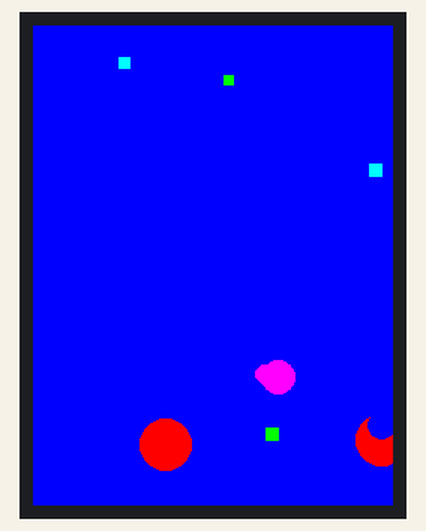
Simulated run of this sketch. Board: Arduino Uno, built with avr-gcc and run on an emulated ATmega328P. Parts: 240×320 colour display. Random numbers use the default seed unless the sketch sets one; what the sketch prints to the serial monitor is not drawn.

Above: at 0.4 s.
At 4.09 s:
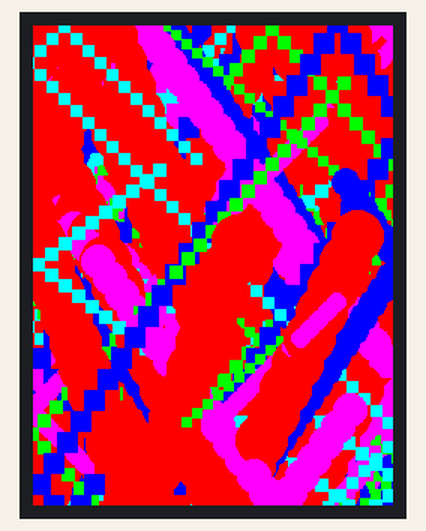
At 7.4 s:
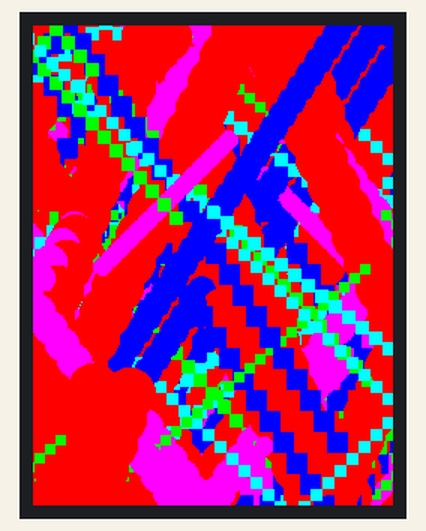
At 15.6 s:
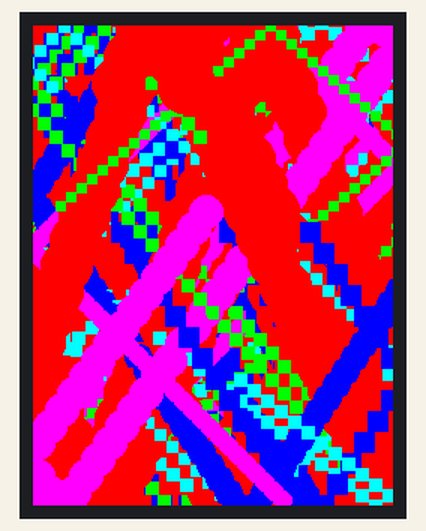
At 23.9 s:
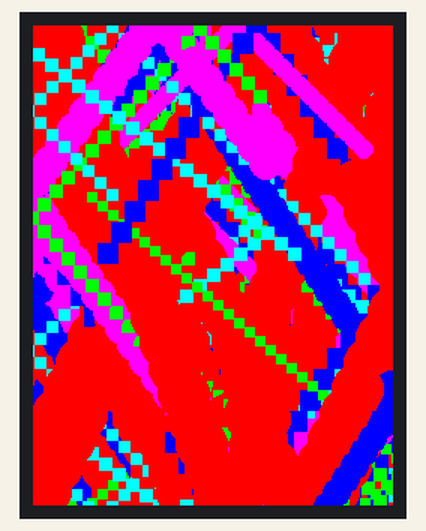
At 32.1 s:
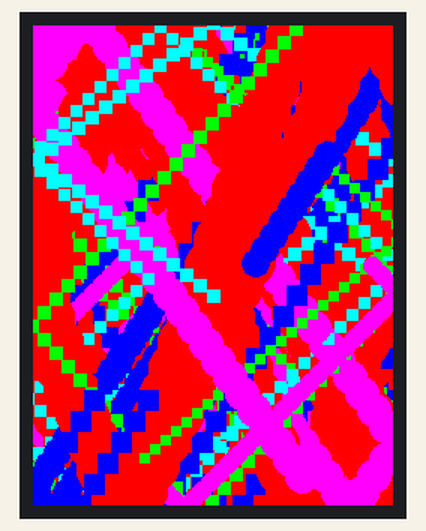

The sketch:

virtual_kaleidoscope.ino
```cpp
// IMPORTANT: ELEGOO_TFTLCD LIBRARY MUST BE SPECIFICALLY
// CONFIGURED FOR EITHER THE TFT SHIELD OR THE BREAKOUT BOARD.
// SEE RELEVANT COMMENTS IN Elegoo_TFTLCD.h FOR SETUP.
//Technical support:goodtft@163.com

#include <Elegoo_GFX.h>    // Core graphics library
#include <Elegoo_TFTLCD.h> // Hardware-specific library

// The control pins for the LCD can be assigned to any digital or
// analog pins...but we'll use the analog pins as this allows us to
// double up the pins with the touch screen (see the TFT paint example).
#define LCD_CS A3 // Chip Select goes to Analog 3
#define LCD_CD A2 // Command/Data goes to Analog 2
#define LCD_WR A1 // LCD Write goes to Analog 1
#define LCD_RD A0 // LCD Read goes to Analog 0

#define LCD_RESET A4 // Can alternately just connect to Arduino's reset pin

//Color Definitons
#define BLACK     0x0000
#define BLUE      0x001F
#define GREY      0xCE79
#define LIGHTGREY 0xDEDB
#define RED     0xF800
#define GREEN   0x07E0
#define CYAN    0x07FF
#define MAGENTA 0xF81F
#define YELLOW  0xFFE0
#define WHITE   0xFFFF

#define NUMOBJ 10

Elegoo_TFTLCD tft(LCD_CS, LCD_CD, LCD_WR, LCD_RD, LCD_RESET);

long centerx = tft.width() / 2;
long centery = tft.height() / 2;

// https://www.barth-dev.de/about-rgb565-and-how-to-convert-into-it/
// rgb 565 is required
long rgb(byte red, byte green, byte blue) {
  // return ((long)R << 16L) | ((long)G << 8L) | (long)B;
  return (((red & 0xf8)<<8) + ((green & 0xfc)<<3) + (blue>>3));
}


typedef struct
 {
     int x;
     int y;
     int r;
     float th;
     int c;
     int xinc = 1;
     int yinc=1;
     int type;
 }  object;

object objects[NUMOBJ];
long colors[8];

void setup(void) {
  Serial.begin(9600);
  Serial.print("TFT size is "); Serial.print(tft.width()); Serial.print("x"); Serial.println(tft.height());

  randomSeed(analogRead(0));

  /*
  colors[0] = rgb(164,3,31);
  colors[1] = rgb(242,220,93);
  colors[2] = rgb(98,148,96);
  colors[3] = rgb(58,68,93);
  colors[4] = rgb(5,178,220);
*/
  colors[0] = rgb(255,0,0);
  colors[1] = rgb(0,255,0);
  colors[2] = rgb(0,0,255);
  colors[3] = rgb(255,0,255);
  colors[4] = rgb(0,255,255);


  for (int i=0; i < NUMOBJ; i++) {
    objects[i].x = random(0, tft.width());
    objects[i].y = random(0, tft.height() );
    objects[i].th = random(100) / 100;
    objects[i].c = colors[  i % 5 ] ;
    objects[i].xinc = random(5,10);
    objects[i].yinc = random(5,18);
    objects[i].r = max(objects[i].xinc, objects[i].yinc);
    objects[i].type = random(0,2);
  }

  tft.reset();

  uint16_t identifier = tft.readID();
  if(identifier == 0x9325) {
    Serial.println(F("Found ILI9325 LCD driver"));
  } else if(identifier == 0x9328) {
    Serial.println(F("Found ILI9328 LCD driver"));
  } else if(identifier == 0x4535) {
    Serial.println(F("Found LGDP4535 LCD driver"));
  }else if(identifier == 0x7575) {
    Serial.println(F("Found HX8347G LCD driver"));
  } else if(identifier == 0x9341) {
    Serial.println(F("Found ILI9341 LCD driver"));
  } else if(identifier == 0x8357) {
    Serial.println(F("Found HX8357D LCD driver"));
  } else if(identifier==0x0101)
  {
    identifier=0x9341;
    Serial.println(F("Found 0x9341 LCD driver"));
  }else {
    Serial.print(F("Unknown LCD driver chip: "));
    Serial.println(identifier, HEX);
    Serial.println(F("If using the Elegoo 2.8\" TFT Arduino shield, the line:"));
    Serial.println(F("  #define USE_Elegoo_SHIELD_PINOUT"));
    Serial.println(F("should appear in the library header (Elegoo_TFT.h)."));
    Serial.println(F("If using the breakout board, it should NOT be #defined!"));
    Serial.println(F("Also if using the breakout, double-check that all wiring"));
    Serial.println(F("matches the tutorial."));
    identifier=0x9341;

  }

  tft.begin(identifier);
  tft.fillScreen(BLUE);

}

int x=0;
int y=0;

long ranx;
long rany;
long c;


// inside the kaliedoscope
long x1 = centerx;
long y1 = centery+160;
long x2 = 0;
long y2 = centery-140;
long x3 = tft.width();
long y3 = centery-130;

float theta = 0;
int count = 0;

void loop(void) {

  //tft.fillTriangle(x1,y1,x2,y2,x3,y3, BLUE);

  theta = theta + .1;

  for (int i=0; i < NUMOBJ; i++) {
    //long _x = objects[i].r  * cos(objects[i].th);
    // long _y = objects[i].r  * sin(objects[i].th);
    objects[i].x = objects[i].x + objects[i].xinc;
    objects[i].y = objects[i].y + objects[i].yinc;
    if (objects[i].x > tft.width() || objects[i].x < 0) { objects[i].xinc = objects[i].xinc * -1; }
    if (objects[i].y > tft.height() || objects[i].y < 0) { objects[i].yinc = objects[i].yinc * -1; }

    //tft.fillCircle(objects[i].x + _x, objects[i].y + _y, 10,  objects[i].c);
    if (objects[i].type == 0) {
      tft.fillCircle(objects[i].x, objects[i].y, objects[i].r, objects[i].c);
    } else if (objects[i].type == 1) {
      tft.fillRect(objects[i].x, objects[i].y, objects[i].r, objects[i].r, objects[i].c);
    }

  }

  count++;
  if (count == 500) {
    for (int i=0; i < 300; i+=20) {
      tft.fillCircle( tft.width()/2, tft.height()/2, i, BLUE);
    }
  count = 0;
  }

  //delay(20);

  /*
  for (int i=0; i < 8; i++) {
    //long _x = objects[i].r  * cos(objects[i].th);
    //long _y = objects[i].r  * sin(objects[i].th);
    //tft.fillCircle(objects[i].x + _x,objects[i].y+ _y, 10,  BLUE);
    tft.fillCircle(objects[i].x, objects[i].y, 40, BLUE);

   // objects[i].th += .1;
  }
  */
}
```

Measured:
- what the display in image 2 shows lasts 0.7 s, from 7.3 s to 8.0 s
- what the display in image 3 shows lasts 0.6 s, from 15.6 s to 16.2 s
